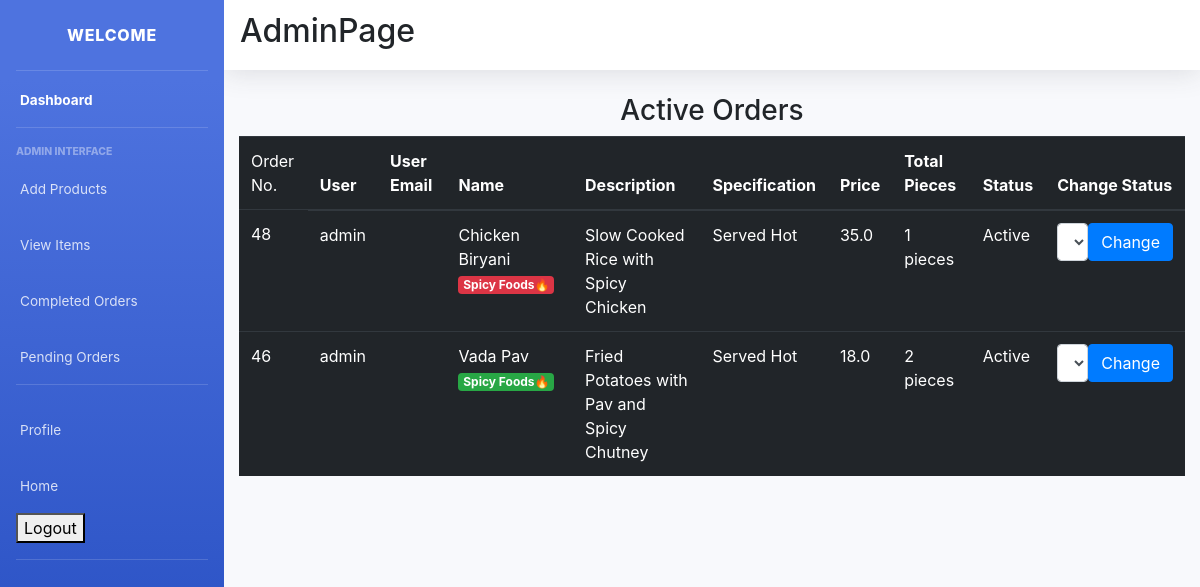
Page /pending_orders/ (signed in) on the committed database.
### main/models.py (models this page shows, shortened)
class CartItems(models.Model):
    ORDER_STATUS = (
        ('Active', 'Active'),
        ('Delivered', 'Delivered')
    )
    user = models.ForeignKey(User, on_delete=models.CASCADE)
    item = models.ForeignKey(Item, on_delete=models.CASCADE)
    ordered = models.BooleanField(default=False)
    quantity = models.IntegerField(default=1)
    ordered_date = models.DateField(default=timezone.now)
    status = models.CharField(max_length=20, choices=ORDER_STATUS, default='Active')
    delivery_date = models.DateField(default=timezone.now)
    class Meta:
        verbose_name = 'Cart Item'
        verbose_name_plural = 'Cart Items'

class Item(models.Model):
    LABELS = (
        ('Best Selling Food', 'Best Selling Food'),
        ('New Food', 'New Food'),
        ('Spicy Food🔥', 'Spicy Food🔥'),
    )
    LABEL_COLOUR = (
        ('danger', 'danger'),
        ('success', 'success'),
        ('primary', 'primary'),
        ('info', 'info'),
        ('warning', 'warning'),
    )
    title = models.CharField(max_length=150)
    description = models.CharField(max_length=250,blank=True)
    price = models.FloatField()
    pieces = models.IntegerField(default=6)
    instructions = models.CharField(max_length=250,default="Available")
    image = models.ImageField(default='default.png', upload_to='images/')
    labels = models.CharField(max_length=25, choices=LABELS, blank=True)
    label_colour = models.CharField(max_length=15, choices=LABEL_COLOUR, blank=True)
    slug = models.SlugField(default="foods")
    created_by = models.ForeignKey(User, on_delete=models.CASCADE)

### main/decorators.py (the view)
    def wrapper_func(request, *args, **kwargs):
        group = Group.objects.get(user = request.user)
        if group.name == 'admin_owner':
            return view_func(request, *args, **kwargs)
        else:
            return redirect('/')

### main/views.py (called while the page is built)
@login_required(login_url='/accounts/login/')
@admin_required
def pending_orders(request):
    items = CartItems.objects.filter(item__created_by=request.user, ordered=True,status="Active").order_by('-ordered_date')
    context = {
        'items':items,
    }
    return render(request, 'main/pending_orders.html', context)

### main/templates/main/pending_orders.html (shortened to what this page needs)
{% extends "main/layout2.html" %}
{% block content %}
<div class="cart">
        <div class="row">
            <div class="col-sm-12">
                <h3 class="text-center">Active Orders</h3>
                {% if items %}
                <div class="table-responsive">
                    <table class="table table-dark">
                        <thead>
                        <tr>
                            <td scope="col">Order No.</td>
                            <th scope="col">User</th>
                            <th scope="col">User Email</th>
                            <th scope="col">Name</th>
                            <th scope="col">Description</th>
                            <th scope="col">Specification</th>
                            <th scope="col">Price</th>
                            <th scope="col">Total Pieces</th>
                            <th scope="col">Status</th>
                            <th scope="col">Change Status</th>
                        </tr>
                        </thead>
                        <tbody>
                            {% for item in items %}
                        <tr>
                            <td>{{ item.id }}</td>
                            <td>{{ item.user.username }}</td>
                            <td>{{ item.user.email}}</td>
                            <td>{{ item.item.title }} <span class="badge badge-{{ item.item.label_colour }}">{{ item.item.labels }}</span></td>
                            <td>{{ item.item.description }}</td>
                            <td>{{ item.item.instructions }}</td>
                            <td>{{ item.item.price }}</td>
                            <td>{{ item.item.pieces }} pieces</td>
                            <td>{{ item.status }}</td>
                            <td>
                                <form method="POST" action="{% url 'main:update_status' item.id %}" style="display: flex;">
                                    <select class="form-control" name="status">
                                        <option value="Active" selected="selected">Active</option>
                                    </select>
                                    <button type="submit" class="btn btn-primary">Change</button>
                                </form>
                            </td>
                        </tr>
                            {% endfor %}
                        </tbody>
                    </table>
                </div>
                {% else %}
                <h4 class="text-center">Sorry, you have not ordered any item yet!!!</h4>
                {% endif %}
            </div>
        </div>
</div>
{% endblock content %}

### rows in the picture
CartItems: id "48", user.username "admin", item "Chicken Biryani", item.labels "Spicy Foods🔥", item.description "Slow Cooked Rice with Spicy Chicken", item.instructions "Served Hot", item.price "35.0", item.pieces "1", status "Active"
CartItems: id "46", user.username "admin", item "Vada Pav", item.labels "Spicy Foods🔥", item.description "Fried Potatoes with Pav and Spicy Chutney", item.instructions "Served Hot", item.price "18.0", item.pieces "2", status "Active"
